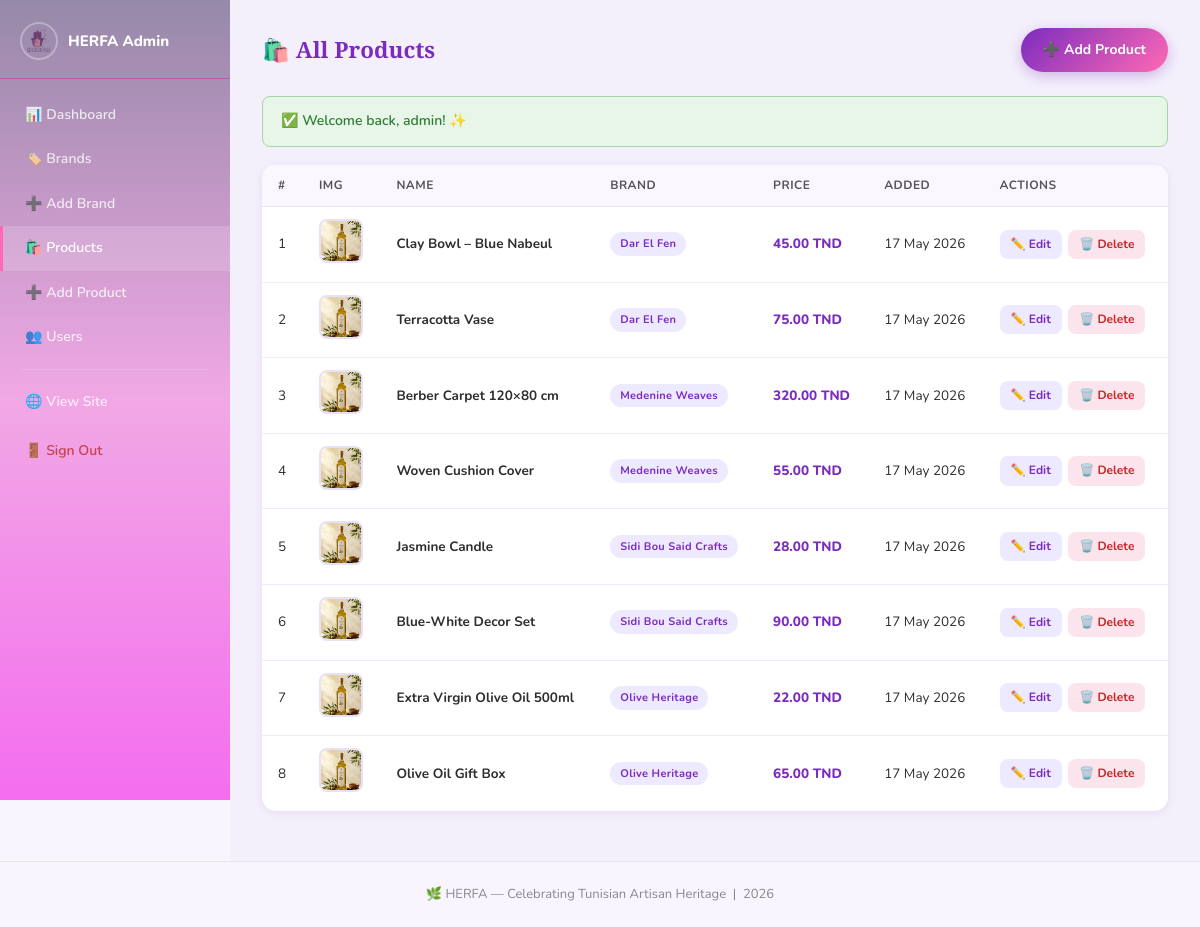
/admin/products.php (signed in), run on the app's committed database.
### tables this page shows
CREATE TABLE IF NOT EXISTS products (
    id INT AUTO_INCREMENT PRIMARY KEY,
    name VARCHAR(120) NOT NULL,
    brand_id INT NOT NULL,
    price DECIMAL(10,2) NOT NULL,
    description TEXT,
    image VARCHAR(255),
    created_at DATETIME DEFAULT CURRENT_TIMESTAMP,
    FOREIGN KEY (brand_id) REFERENCES brands(id) ON DELETE CASCADE
);

CREATE TABLE IF NOT EXISTS brands (
    id INT AUTO_INCREMENT PRIMARY KEY,
    name VARCHAR(120) NOT NULL,
    category VARCHAR(80) NOT NULL,
    description TEXT,
    image VARCHAR(255),
    created_at DATETIME DEFAULT CURRENT_TIMESTAMP
);

### includes/auth.php (called while the page is built, shortened)
<?php
function flashGet(string $key): string {
    $msg = $_SESSION['flash'][$key] ?? '';
    return $msg;
}

### admin/products.php (the view, shortened to what this page needs)
<?php
require_once '../includes/auth.php';
$pdo      = getPDO();
$products = $pdo->query('SELECT p.*, b.name AS brand_name FROM products p JOIN brands b ON p.brand_id=b.id ORDER BY p.created_at DESC')->fetchAll();
$flash    = flashGet('success');
include '../includes/header.php';
?>
<div class="admin-layout">
    <aside class="sidebar">
        <div class="sidebar-logo"><img src="../images/logo-removebg-preview.png" alt="HERFA"><span>HERFA Admin</span></div>
        <nav class="sidebar-nav">
            <a href="dashboard.php" class="slink">📊 Dashboard</a>
            <a href="brands.php" class="slink">🏷️ Brands</a>
            <a href="brand_add.php" class="slink">➕ Add Brand</a>
            <a href="products.php" class="slink active">🛍️ Products</a>
            <a href="product_add.php" class="slink">➕ Add Product</a>
            <a href="users.php" class="slink">👥 Users</a>
            <hr class="sidebar-hr">
            <a href="../index.php" class="slink">🌐 View Site</a>
            <a href="../logout.php" class="slink slink-logout">🚪 Sign Out</a>
        </nav>
    </aside>
    <main class="admin-main">
        <div class="admin-topbar">
            <h2>🛍️ All Products</h2>
            <a href="product_add.php" class="btn-primary">➕ Add Product</a>
        </div>
        <?php if ($flash): ?><div class="alert alert-success">✅ <?= htmlspecialchars($flash) ?></div><?php endif; ?>
        <div class="admin-panel">
            <table class="admin-table">
                <thead><tr><th>#</th><th>Img</th><th>Name</th><th>Brand</th><th>Price</th><th>Added</th><th>Actions</th></tr></thead>
                <tbody>
                <?php foreach ($products as $p): ?>
                <tr>
                    <td><?= $p['id'] ?></td>
                    <td><?php $img = $p['image'] ?? ''; ?>
                        <img src="../<?= $img && file_exists('../'.$img) ? htmlspecialchars($img) : 'images/oil.png' ?>" class="thumb" alt="">
                    </td>
                    <td><strong><?= htmlspecialchars($p['name']) ?></strong></td>
                    <td><span class="chip"><?= htmlspecialchars($p['brand_name']) ?></span></td>
                    <td class="price-cell"><?= number_format($p['price'],2) ?> TND</td>
                    <td><?= date('d M Y', strtotime($p['created_at'])) ?></td>
                    <td>
                        <a href="product_edit.php?id=<?= $p['id'] ?>" class="btn-sm btn-edit">✏️ Edit</a>
                        <a href="product_delete.php?id=<?= $p['id'] ?>" class="btn-sm btn-del"
                           onclick="return confirm('Delete this product?')">🗑️ Delete</a>
                    </td>
                </tr>
                <?php endforeach; ?>
                </tbody>
            </table>
        </div>
    </main>
</div>
<?php include '../includes/footer.php'; ?>

### style.css (style rules this page uses)
:root { --purple: #7b2cbf; --purple-lt: #9d4edd; --pink: #ff69b4; --pink-lt: #ffb3d9; --teal: #0d9488; --bg: #f9f5ff; --card-bg: #ffffff; --text: #2e2e2e; --muted: #888; --border: #e8e0f4; --shadow-sm: 0 2px 10px rgba(123,44,191,.10); --shadow-md: 0 6px 24px rgba(123,44,191,.15); --shadow-lg: 0 12px 40px rgba(123,44,191,.20); --radius: 14px; --radius-sm: 8px; }
*, *::before, *::after { box-sizing: border-box; margin: 0; padding: 0; }
body { font-family: 'Nunito', 'Segoe UI', sans-serif; background: var(--bg); color: var(--text); min-height: 100vh; line-height: 1.6; }
a { color: var(--purple); text-decoration: none; }
.btn-primary { display: inline-block; padding: 11px 22px; background: linear-gradient(135deg, var(--purple), var(--pink)); color: white; border: none; border-radius: 25px; font-size: 14px; font-weight: 700; cursor: pointer; font-family: inherit; transition: opacity .2s, transform .15s, box-shadow .2s; box-shadow: 0 4px 14px rgba(123,44,191,.3); text-decoration: none; }
.alert { padding: 13px 18px; border-radius: var(--radius-sm); margin-bottom: 18px; font-size: 14px; font-weight: 600; }
.alert-success { background:#e8f5e9; color:#2e7d32; border:1px solid #a5d6a7; }
.admin-layout { display: grid; grid-template-columns: 230px 1fr; min-height: 100vh; }
.sidebar { background: linear-gradient(180deg, #9689a8 0%, #f1a8e5 50%, #f46def 100%); color: white; padding: 0; position: sticky; top:0; height:100vh; overflow-y:auto; }
.sidebar-logo { display: flex; align-items:center; gap:10px; padding: 22px 20px 18px; border-bottom: 1px solid rgba(193, 47, 171, 0.558); font-weight: 800; font-size: 15px; }
.sidebar-logo img { width:38px; height:38px; border-radius:50%; border:2px solid rgba(255,255,255,.3); }
.sidebar-nav { padding: 14px 0; }
.slink { display: block; padding: 11px 22px; color: rgba(255,255,255,.8); font-size: 14px; font-weight: 600; text-decoration: none; transition: background .2s, color .2s, padding-left .2s; border-left: 3px solid transparent; }
.slink.active { background:rgba(255,255,255,.15); color:white; border-left-color:var(--pink); }
.slink-logout { color:rgba(194, 46, 46, 0.85) !important; margin-top:4px; }
.sidebar-hr { border:none; border-top:1px solid rgba(255,255,255,.12); margin:10px 20px; }
.admin-main { padding: 28px 32px; background: #f4f0fb; overflow-y: auto; }
.admin-topbar { display: flex; align-items:center; justify-content:space-between; margin-bottom: 24px; }
.admin-topbar h2 { font-size:1.4rem; font-family:'Playfair Display',serif; color:var(--purple); }
.admin-panel { background: white; border-radius: var(--radius); box-shadow: var(--shadow-sm); overflow: hidden; margin-bottom: 22px; }
.admin-table { width:100%; border-collapse:collapse; font-size:13.5px; }
.admin-table thead th { background: #faf7ff; padding: 11px 16px; text-align:left; font-weight: 700; color:#555; border-bottom: 1px solid var(--border); font-size:12px; text-transform:uppercase; letter-spacing:.5px; }
.admin-table tbody td { padding: 12px 16px; border-bottom: 1px solid #f0eaff; vertical-align: middle; }
.admin-table tbody tr:last-child td { border-bottom:none; }
.thumb { width: 44px; height: 44px; object-fit: cover; border-radius: 8px; border: 2px solid var(--border); }
.chip { display:inline-block; padding: 3px 10px; border-radius: 20px; background: #ede9ff; color: var(--purple); font-size: 11px; font-weight: 700; letter-spacing: .3px; }
.btn-sm { display:inline-block; padding: 5px 11px; border-radius: 8px; font-size: 12px; font-weight: 700; cursor:pointer; border:none; text-decoration:none; transition:.15s; margin-right:3px; }
.btn-edit { background:#ede9ff; color:var(--purple); }
.btn-del { background:#fce4ec; color:#c62828; }
.price-cell { font-weight:800; color:var(--purple); }

### data on the page
products: id "1", name "Clay Bowl – Blue Nabeul", brand.name "Dar El Fen", price "45.00", created_at "17 May 2026"
products: id "2", name "Terracotta Vase", brand.name "Dar El Fen", price "75.00", created_at "17 May 2026"
products: id "3", name "Berber Carpet 120×80 cm", brand.name "Medenine Weaves", price "320.00", created_at "17 May 2026"
products: id "4", name "Woven Cushion Cover", brand.name "Medenine Weaves", price "55.00", created_at "17 May 2026"
products: id "5", name "Jasmine Candle", brand.name "Sidi Bou Said Crafts", price "28.00", created_at "17 May 2026"
products: id "6", name "Blue-White Decor Set", brand.name "Sidi Bou Said Crafts", price "90.00", created_at "17 May 2026"
products: id "7", name "Extra Virgin Olive Oil 500ml", brand.name "Olive Heritage", price "22.00", created_at "17 May 2026"
products: id "8", name "Olive Oil Gift Box", brand.name "Olive Heritage", price "65.00", created_at "17 May 2026"

### other printed values
$flash "Welcome back, admin! ✨"
